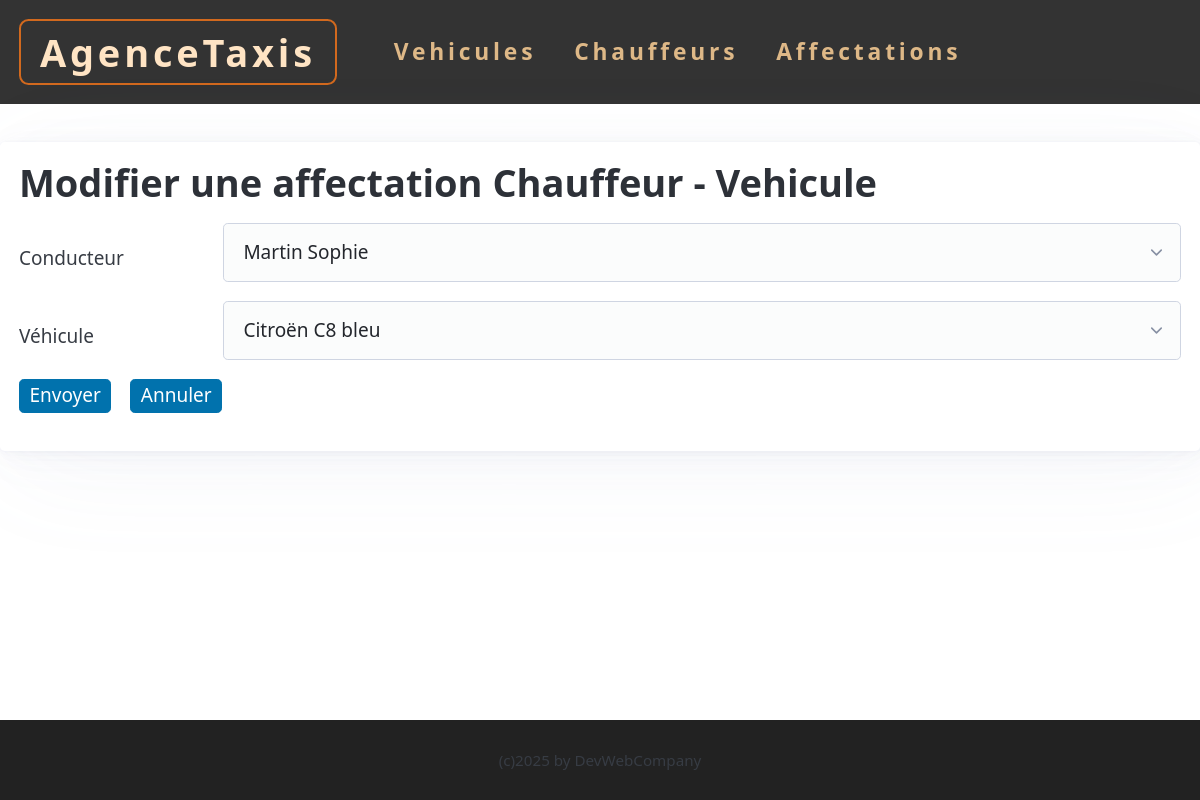
The page /association/edit-association.php?id=1 on the database its author committed.
### tables this page shows
CREATE TABLE `association_vehicule_conducteur` (
  `id_association` int(11) NOT NULL AUTO_INCREMENT,
  `id_conducteur` int(11) NOT NULL,
  `id_vehicule` int(11) NOT NULL,
  PRIMARY KEY (`id_association`),
  KEY `id_conducteur` (`id_conducteur`),
  KEY `id_vehicule` (`id_vehicule`),
  CONSTRAINT `association_vehicule_conducteur_ibfk_1` FOREIGN KEY (`id_conducteur`) REFERENCES `conducteur` (`id_conducteur`) ON DELETE CASCADE,
  CONSTRAINT `association_vehicule_conducteur_ibfk_2` FOREIGN KEY (`id_vehicule`) REFERENCES `vehicule` (`id_vehicule`) ON DELETE CASCADE
);

CREATE TABLE `conducteur` (
  `id_conducteur` int(11) NOT NULL AUTO_INCREMENT,
  `nom` varchar(50) NOT NULL,
  `prenom` varchar(50) NOT NULL,
  PRIMARY KEY (`id_conducteur`)
);

CREATE TABLE `vehicule` (
  `id_vehicule` int(11) NOT NULL AUTO_INCREMENT,
  `marque` varchar(30) NOT NULL,
  `modele` varchar(50) NOT NULL,
  `couleur` varchar(20) NOT NULL,
  `immatriculation` varchar(15) NOT NULL,
  PRIMARY KEY (`id_vehicule`)
);

### association/edit-association.php (called while the page is built, shortened)
<?php
include '../fonctions.php';
require '../connexiondb.php';
$idAssociation = $_GET['id'] ?? null;
$conducteurs = listerConducteurs($pdo);
$vehicules = listerVehicules($pdo);
$association = getAssociation($pdo, $idAssociation);
include PATH_PROJECT . "/views/association/association-view.php";

### fonctions.php (called while the page is built, shortened)
<?php
function listerVehicules($pdo)
{
    $sql = "SELECT * FROM vehicule";
    $stmt = $pdo->prepare($sql);
    $stmt->execute();
    $vehicules = $stmt->fetchAll();
    return $vehicules;
}
function listerConducteurs($pdo)
{
    $sql = "SELECT * FROM conducteur";
    $stmt = $pdo->prepare($sql);
    $stmt->execute();
    $conducteurs = $stmt->fetchAll();
    return $conducteurs;
}
function getAssociation($pdo, $id)
{
    $sql = "SELECT * FROM association_vehicule_conducteur WHERE id_association = :id";
    $stmt = $pdo->prepare($sql);
    $stmt->bindParam(':id', $id, PDO::PARAM_INT);
    $stmt->execute();
    $association = $stmt->fetch();
    return $association;
}
?>

### views/association/association-view.php (the view, shortened to what this page needs)
<?php include PATH_PROJECT . "/views/partials/head.php"; ?>
<article>
    <h1>Modifier une affectation Chauffeur - Vehicule</h1>
    <form action="?id=<?= $idAssociation ?>" method="POST">
        <div class="flex">
            <label for="conducteur">Conducteur</label>
            <select id="conducteur" name="conducteur">
                <?php foreach ($conducteurs as $conducteur) { ?>
                    <option value="<?= $conducteur['id_conducteur'] ?>" <?php
                      if ($conducteur['id_conducteur'] === $association['id_conducteur'])
                          echo "selected";
                      ?>>
                        <?= $conducteur['nom'] . ' ' . $conducteur['prenom'] ?>
                    </option>
                <?php } ?>
            </select>
        </div>
        <div class=" flex">
            <label for="vehicule">Véhicule</label>
            <select id="vehicule" name="vehicule">
                <?php foreach ($vehicules as $vehicule) { ?>
                    <option value="<?= $vehicule['id_vehicule'] ?>" <?php
                      if ($vehicule['id_vehicule'] === $association['id_vehicule'])
                          echo "selected";
                      ?>>
                        <?= $vehicule['marque'] . ' ' . $vehicule['modele'] . ' ' . $vehicule['couleur'] ?>
                    </option>
                <?php } ?>
            </select>
        </div>
        <div class="flex">
            <button type="submit" name="envoyer">Envoyer</button>
            <button type="button" role="button"
                onclick="window.location.href='<?= WEB_ROOT . "/association/list-association.php" ?>';">Annuler</button>
        </div>
    </form>
</article>
<?php include PATH_PROJECT . "/views/partials/tail.php"; ?>

### assets/css/style.css (style rules this page uses)
[role=button] { padding: 0.1rem 0.5rem; }
button[type="submit"] { padding: 0.1rem 0.5rem; width: fit-content; }
body { min-height: 100vh; }

### views/association/association-view.php (style rules this page uses)
.flex { display: flex; align-items: center; gap: 1rem; }

### rows shown on the page
association_vehicule_conducteur: conducteur "Martin Sophie", vehicule "Citroën C8 bleu"
